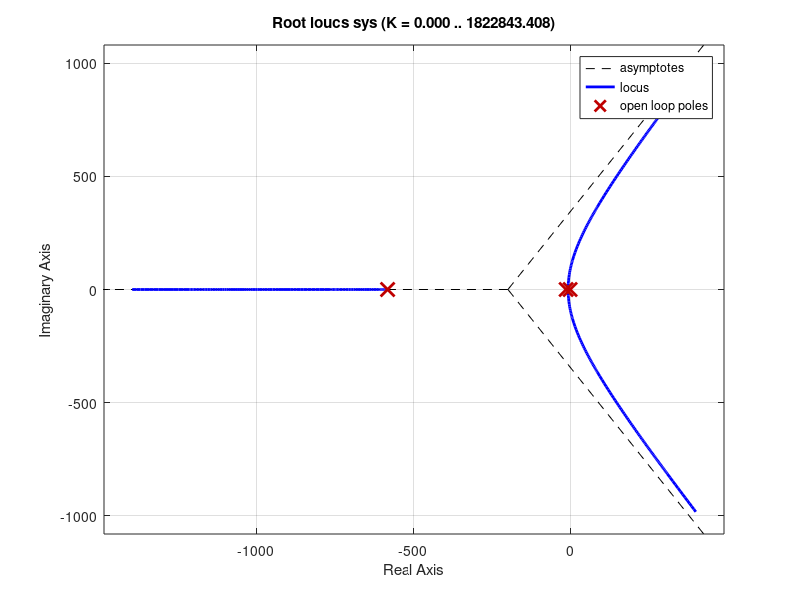

This chart was generated by the following MATLAB code:
khw = 18.436;
kd = 0.689;
kp = 8.566;
j1 = 0.0214;
c1 = .0105;
s = tf('s')
sys = khw/(j1*s^3 + (c1 + kd*khw)*s^2 + khw*kp*s);
rlocus(sys)